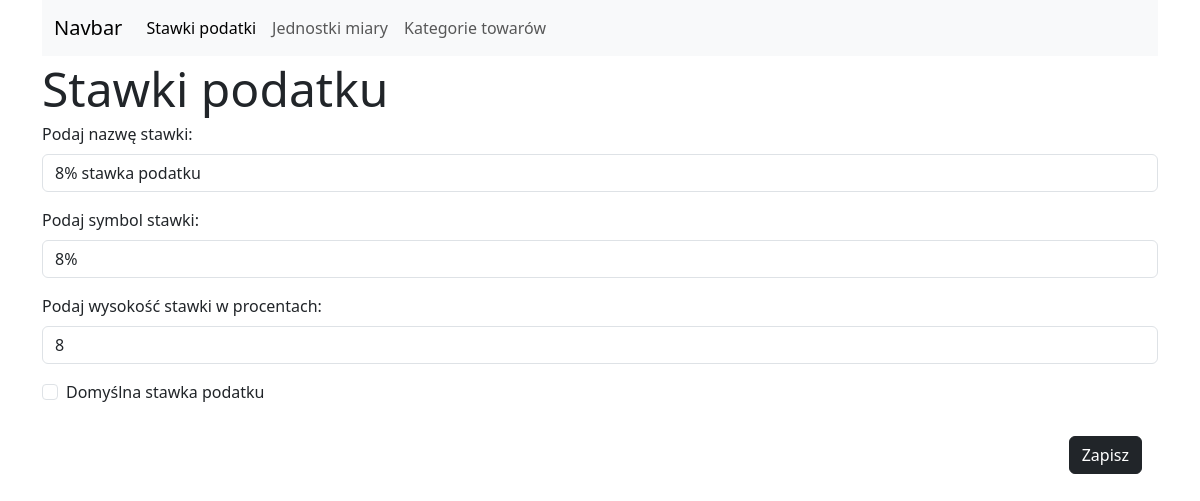
Screenshot of /taxes/edit/2 with the database file from the repository.
### tables this page shows
CREATE TABLE tax_rates (
	id INTEGER NOT NULL, 
	name VARCHAR(35), 
	symbol VARCHAR(3) NOT NULL, 
	rate NUMERIC NOT NULL, 
	"default" BOOLEAN, 
	PRIMARY KEY (id)
);

### blueprints/tax_rates_bp.py (the view)
@tax_rates_blueprint.route('/taxes/edit/<item_id>', methods=['GET', 'POST'])
def tax_rates_edit(item_id):
    id_elem = None
    form = TaxRatesForm()
    if request.method == 'POST':
        id_elem = request.form.to_dict().get('element_id')
        if form.validate():
            db.edit_tax_rate(int(id_elem), {'name': form.name.data,
                                            'symbol': form.symbol.data,
                                            'rate': form.rate.data / 100,
                                            'default': form.default.data})
            return redirect('/taxes/list')
    else:
        if item_id:
            element_to_edit = db.get_tax_rate(int(item_id))
            form.name.data = element_to_edit.name
            form.symbol.data = element_to_edit.symbol
            form.rate.data = int(element_to_edit.rate * 100)
            form.default.data = element_to_edit.default
            id_elem = element_to_edit.id
    return render_template('simple_forms/taxes.html', form=form, page_state='edit', element_id=id_elem,
                           settings=settings)

### forms/tax_rates_form.py
class TaxRatesForm(FlaskForm):
    name = StringField('Podaj nazwę stawki:', [
        validators.InputRequired(message='Musisz wypełnić to pole'),
        validators.Length(max=35, message='Pole może zawierać jedynie {} znaków!'.format(35))])
    symbol = StringField('Podaj symbol stawki:', [
        validators.InputRequired(message='Musisz wypełnić to pole'),
        validators.Length(max=3, message='Pole może zawierać jedynie {} znaków!'.format(3))])
    rate = IntegerField(label='Podaj wysokość stawki w procentach:', validators=[
        validators.InputRequired(message='Musisz wypełnić to pole'),
        validators.NumberRange(message='Podana wartość musi być z przediału 0-100', min=0, max=100)])
    default = BooleanField('Domyślna stawka podatku')

### db_cms/db_cms_core.py (called while the page is built)
    def __get_element(self, table, element_id):
        elem = select([table]).where(table.c.id == element_id)
        with self.__engine__.connect() as conn:
            return conn.execute(elem).fetchone()

    def get_tax_rate(self, element_id):
        return self.__get_element(self.tax_rates, element_id)

### templates/simple_forms/taxes.html (shortened to what this page needs)
{% extends "simple_forms/base.html" %}
{% from 'bootstrap5/form.html' import render_field %}
{% block form_content %}
{% if form: %}
        {% if page_state == 'edit': %}
        <form novalidate method="post" action="{{'/taxes/edit/'~element_id}}">
        {% elif page_state == 'new': %}
        <form novalidate method="post" action="/taxes/new">
        {% endif %}
        {{ render_field(form.name)}}
        {{ render_field(form.symbol)}}
        {{ render_field(form.rate)}}
        {{ render_field(form.default)}}
        <div class="d-flex p-3 flex-row-reverse">
            <input type="submit" class="btn btn-dark" value="Zapisz">
        </div>
    </form>
    {% endif %}
{% endblock %}

### rows the page displays
tax_rates: name "8% stawka podatku", symbol "8%", rate "8"

### other values shown
{{ settings['title'] }} "Stawki podatku"
